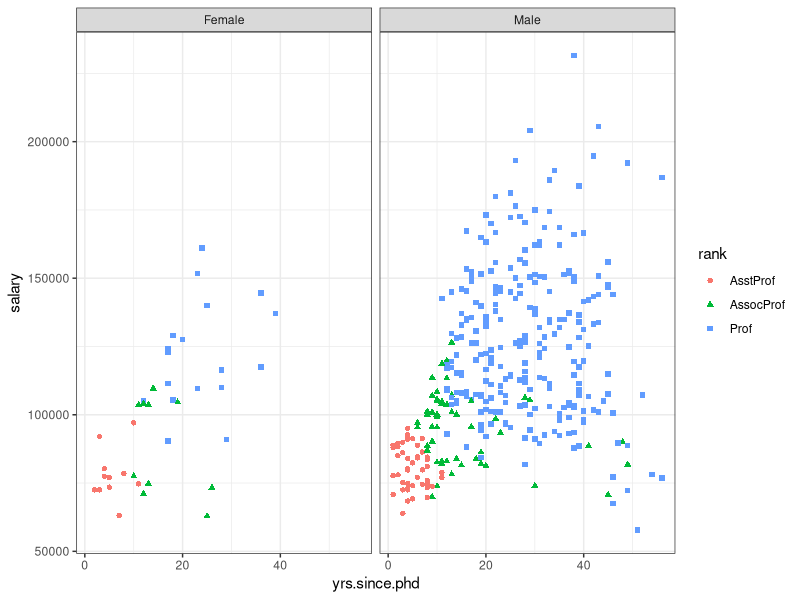
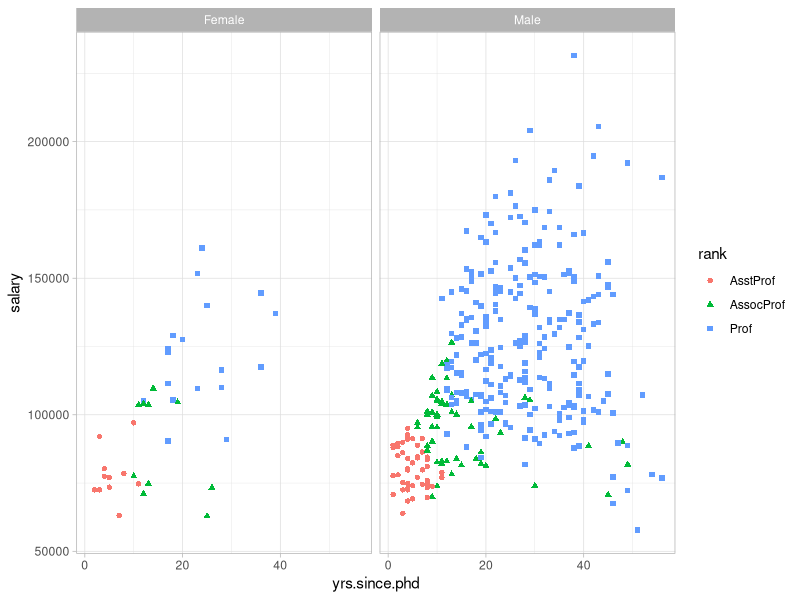
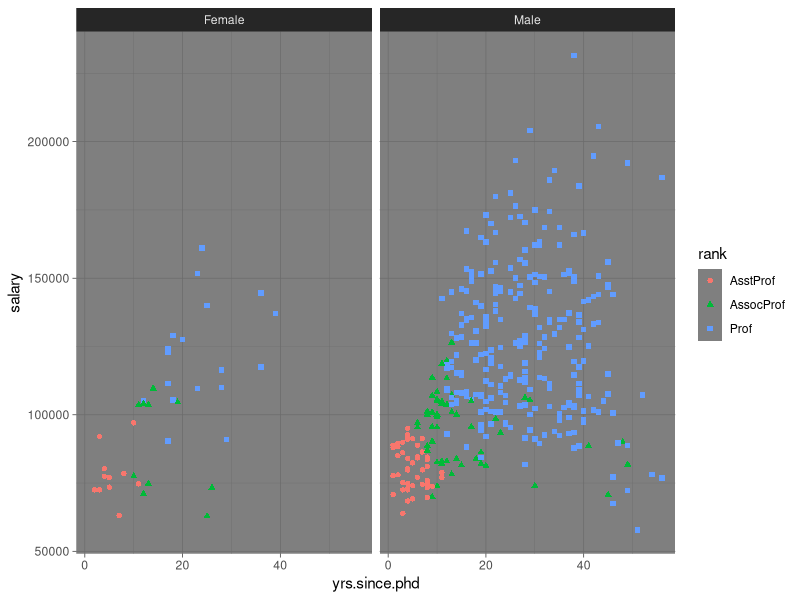
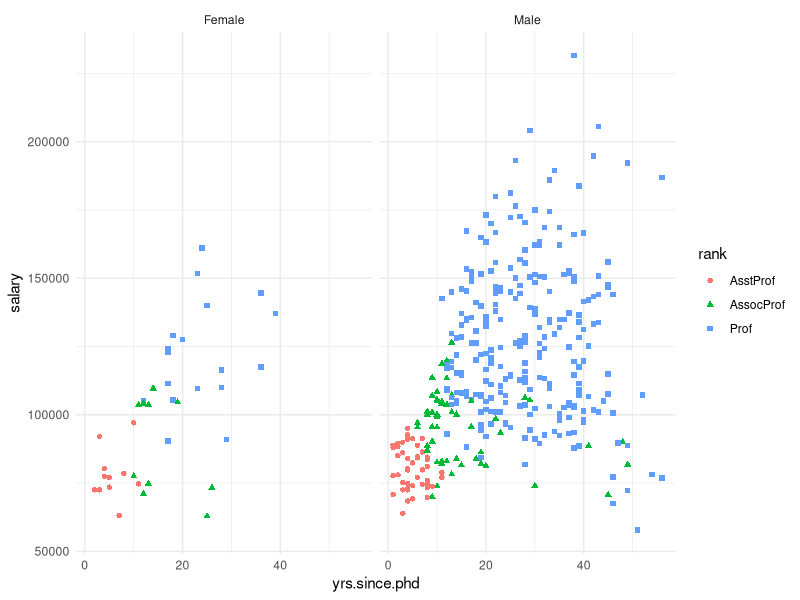
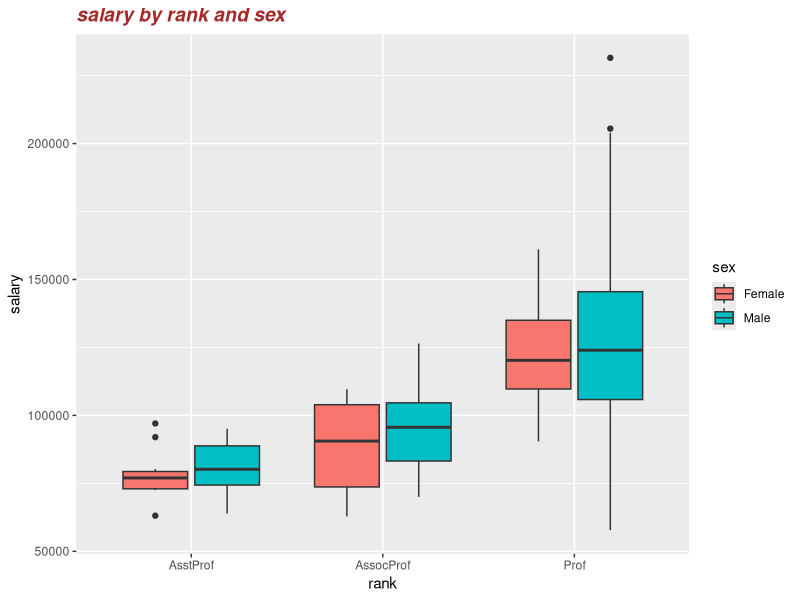

Here is the R script that generated these plots, in order:


library(ggplot2)
library(car)

head(Salaries)


?theme_gray # 사용 가능한 테마들 여러개 나옴

# 기본 테마 = theme_gray()
ggplot(Salaries, aes(x=yrs.since.phd, y=salary, color=rank, shape=rank)) +
  geom_point() +
  facet_grid(. ~ sex) +
  theme_bw()

ggplot(Salaries, aes(x=yrs.since.phd, y=salary, color=rank, shape=rank)) +
  geom_point() +
  facet_grid(. ~ sex) +
  theme_light()

ggplot(Salaries, aes(x=yrs.since.phd, y=salary, color=rank, shape=rank)) +
  geom_point() +
  facet_grid(. ~ sex) +
  theme_dark()

ggplot(Salaries, aes(x=yrs.since.phd, y=salary, color=rank, shape=rank)) +
  geom_point() +
  facet_grid(. ~ sex) +
  theme_minimal()



# 사용자 지정 테마 theme()
# theme(<theme attribute>=element_<element> (<aesthetic>))
?theme

ggplot(Salaries, aes(x=rank, y=salary, fill=sex)) +
  geom_boxplot() +
  labs(title='salary by rank and sex',
       x='rank', y='salary') +
  theme(plot.title = element_text(face='bold.italic',
                                  size=14,
                                  color='brown'))













































